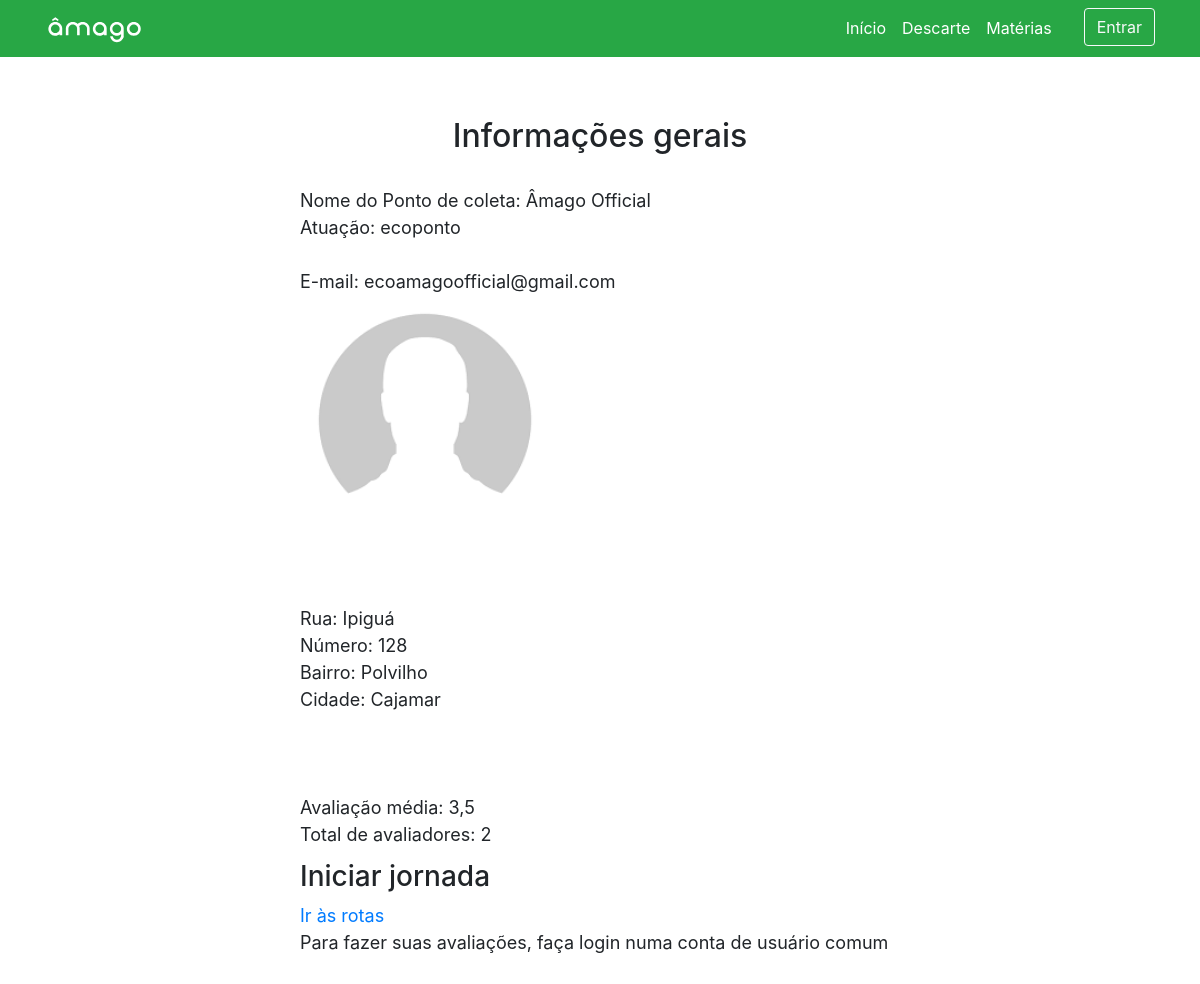
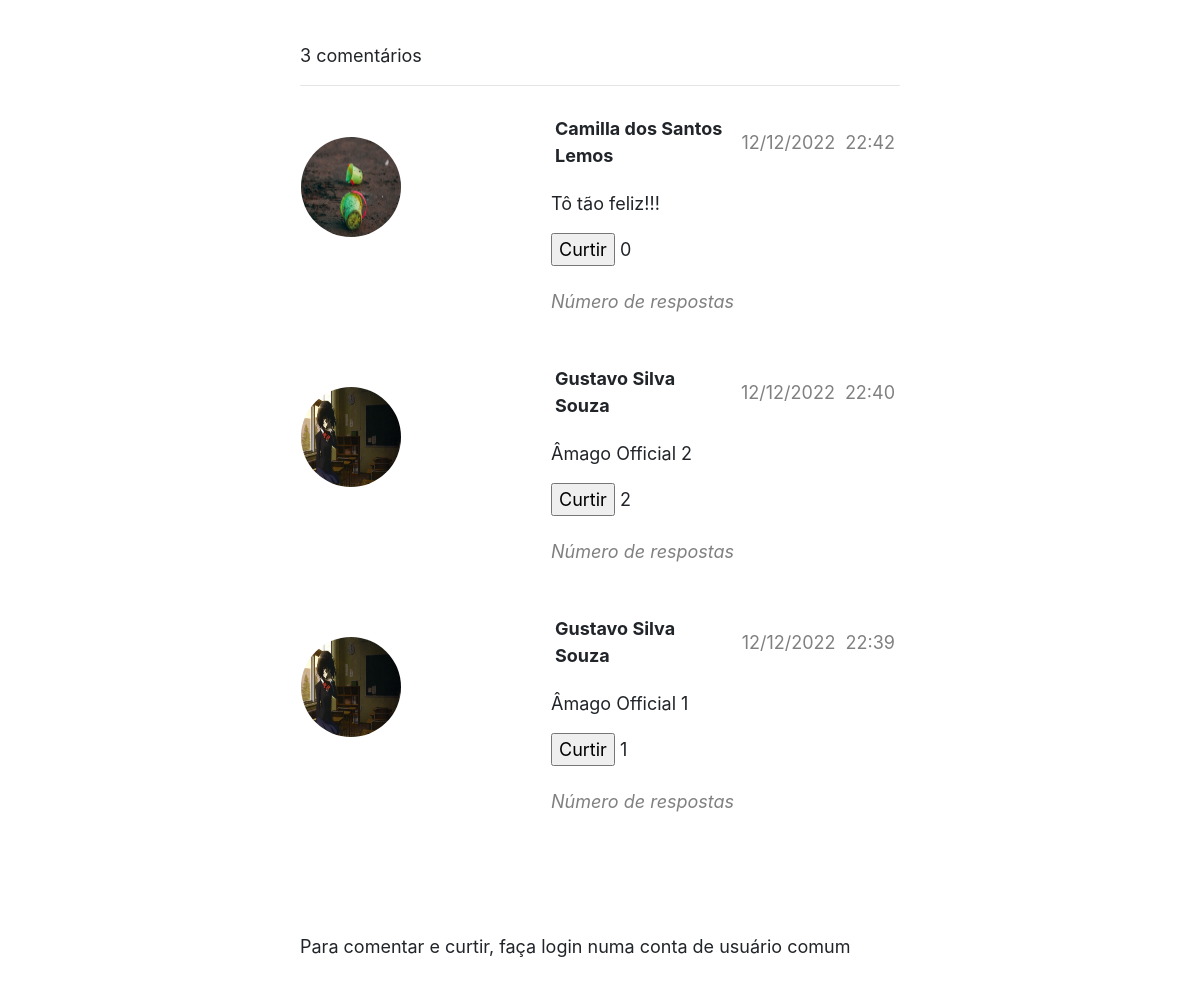
The page /apresentacaoPc.php?idPc=1 on the database its author committed (2 pictures, top to bottom).
### tables this page shows
CREATE TABLE IF NOT EXISTS `pc` (
  `id` int(11) NOT NULL AUTO_INCREMENT,
  `nome` varchar(60) NOT NULL,
  `email` varchar(50) NOT NULL,
  `senha` varchar(20) NOT NULL,
  `foto` varchar(50) DEFAULT NULL,
  `tipoLixo` varchar(9) NOT NULL,
  `atuacao` varchar(35) NOT NULL,
  `cidade` varchar(40) NOT NULL,
  `bairro` varchar(50) NOT NULL,
  `rua` varchar(50) NOT NULL,
  `numero` int(4) NOT NULL,
  `latitude` decimal(15,12) DEFAULT NULL,
  `longitude` decimal(15,12) DEFAULT NULL,
  `quantidadeAvaliacoes` int(11) NOT NULL DEFAULT '0',
  `id_perfil` int(11) NOT NULL DEFAULT '2',
  PRIMARY KEY (`id`),
  UNIQUE KEY `email` (`email`),
  KEY `fk_perfil_pc` (`id_perfil`)
);

CREATE TABLE IF NOT EXISTS `comentariospc` (
  `id` int(11) NOT NULL AUTO_INCREMENT,
  `comentario` text NOT NULL,
  `curtidas` int(11) NOT NULL DEFAULT '0',
  `data` varchar(10) NOT NULL,
  `hora` varchar(5) NOT NULL,
  `id_usuario` int(11) NOT NULL,
  `id_pc` int(11) NOT NULL,
  PRIMARY KEY (`id`),
  KEY `fk_usuario_comentariosPc` (`id_usuario`),
  KEY `fk_pc_comentariosPc` (`id_pc`)
);

CREATE TABLE IF NOT EXISTS `usuario` (
  `id` int(11) NOT NULL AUTO_INCREMENT,
  `nome` varchar(60) NOT NULL,
  `email` varchar(50) NOT NULL,
  `senha` varchar(20) NOT NULL,
  `foto` varchar(50) DEFAULT NULL,
  `id_perfil` int(11) NOT NULL DEFAULT '1',
  PRIMARY KEY (`id`),
  UNIQUE KEY `email` (`email`),
  KEY `fk_perfil` (`id_perfil`)
);

### php/saibaMais/exibirComentarios.php (called while the page is built)
<?php
	try{
		$host = "localhost"; $username = "root"; $password = "usbw"; $dbName = "amago";
		$conexao = @mysqli_connect($host, $username, $password, $dbName) or die("O banco morreu");
		$sql = "
			SELECT
				c.id, c.comentario, c.curtidas, c.data, c.hora, c.id_usuario, c.id_pc,
				u.id, u.nome, u.foto
			FROM comentariosPc AS c
			INNER JOIN usuario AS u
			ON c.id_usuario = u.id
			WHERE c.id_pc = '$idPc'
			ORDER BY c.id DESC
		";
		$saida = @mysqli_query($conexao, $sql);
		$comentario = $saida -> fetch_all();
	}
	catch(Exception $e){
		echo "Um erro foi encontrado. Por favor, tente novamente.\n\nErro: " . $e->getMessage();
	}
?>

### html/apresentacaoPc.php (the view, shortened to what this page needs)
<?php
	$idPc = $_GET["idPc"];
	$latitudeUsuario = $_GET["latitudeUsuario"];
	$longitudeUsuario = $_GET["longitudeUsuario"];
	$longitudePc = $_GET["longitudePc"];
	$latitudePc = $_GET["latitudePc"];
?>
<!DOCTYPE html>
<html>
	<head>
    <link rel="stylesheet" href="https://stackpath.bootstrapcdn.com/bootstrap/4.1.3/css/bootstrap.min.css">
    <link rel="stylesheet" href="https://use.fontawesome.com/releases/v5.3.1/css/all.css">
    <link rel="stylesheet" type="text/css" href="../css/estilo.css">
	</head>
	<header>
      <nav class="navbar navbar-expand-sm navbar-light bg-success">
        <div class="container">
          <a href="index.php" class="navbar-brand">
            <img id="logo" src="../img/logo/SVG/1logotipo/logotipoBranco-svg.svg" width="100px">
          </a>
          <div class="collapse navbar-collapse" id="nav-principal">
            <ul class="navbar-nav ml-auto">
              <li class="nav-item">
                <a href="index.php" id="inicio" class="nav-link">Início</a>
              </li>
              <li class="nav-item">
                <a href="descarte.php" id="descarte" class="nav-link">Descarte</a>
              </li>
              <li class="nav-item">
                <a href="blog.php" id="blog" class="nav-link">Matérias</a>
              </li>
              <li class="nav-item">
                <?php
                  if(isset($_SESSION["usuario"])){
                    if($_SESSION["usuario"]["id_perfil"] == "1"){
                ?>
                      <a href="perfilUsuario.php" class="btn btn-outline-light ml-4"><?php echo ($_SESSION["usuario"]["foto"] == NULL ? "<img class=foto3 src=../img/perfilSemFoto.png>" : "<img class=foto3 src=../php-img/fotoPerfilUsuario/" . $_SESSION["usuario"]["foto"] . ">");  ?></a>
                <?php
                    }
                    else{
                      if($_SESSION["usuario"]["id_perfil"] == "2"){
                ?>
                      <a href="perfilPc.php" class="btn btn-outline-light ml-4"><?php echo ($_SESSION["usuario"]["foto"] == NULL ? "<img class=foto3 src=../img/perfilSemFoto.png>" : "<img class=foto3 src=../php-img/fotoPerfilPc/" . $_SESSION["usuario"]["foto"] . ">");  ?></a>
                <?php
                      }
                    }
                  }
                  else{
                ?>
                  <a href="login.php" class="btn btn-outline-light ml-4">Entrar</a>
                <?php
                  }
                ?>
              </li>
            </ul>
          </div>
        </div>
      </nav>
    </header>
<div id=tudo>
	<h2 class="titulo">Informações gerais</h2>
	<div id="quadrado">
	<?php
		include_once("../sql/conexao.inc");
		include_once("../php/saibaMais/obterDadosAvaliacoes.php");
	?>
	<body onload="semClicar(<?php echo $notaEstrelas; ?>)">
	<div class=infos>
		<?php
			echo "Nome do Ponto de coleta: " . $pontoDeColeta["nome"] . "<br>";
			echo "Atuação: " . $pontoDeColeta["atuacao"] . "<br><br>";
			echo "E-mail: " . $pontoDeColeta["email"] . "<br>";
			echo "" . ($pontoDeColeta["foto"] == NULL ? "<img class=foto src=../img/perfilSemFoto.png>" : "<img class=foto src=../php-img/fotoPerfilUsuario/" . $pontoDeColeta["foto"] . ">");
			echo "<br><br><br>";
			echo "Rua: " . $pontoDeColeta["rua"] . "<br>";
			echo "Número: " . $pontoDeColeta["numero"] . "<br>";
			echo "Bairro: " . $pontoDeColeta["bairro"] . "<br>";
			echo "Cidade: " . $pontoDeColeta["cidade"] . "<br>";
			echo "<br><br><br>";
			echo "Avaliação média: " . $mediaAvaliacao . "<br>";
			echo "Total de avaliadores: " . $quantidadeAvaliacoes . "<br>";
		?>
		<h3 class="iniciar">Iniciar jornada</h3>
		<?php echo "<a href=https://www.google.com/maps/dir/?api=1&origin=" . $latitudeUsuario . "," . $longitudeUsuario . "&destination=" . $latitudePc . "," . $longitudePc . " target=_blank>Ir às rotas</a>"; ?>
		<?php
			if(isset($_SESSION["usuario"]) AND $_SESSION["usuario"]["id_perfil"] == 1){
		?>
		</div>
			</div>
				<form action="../php/saibaMais/avaliacoes.php" method="POST">
					<img class="estrela" src="../z-anexos/psd-img/estrelaNaoPintada.svg" id="img1" onclick="contarEstrelas(1)">
					<img class="estrela" src="../z-anexos/psd-img/estrelaNaoPintada.svg" id="img2" onclick="contarEstrelas(2)">
					<img class="estrela" src="../z-anexos/psd-img/estrelaNaoPintada.svg" id="img3" onclick="contarEstrelas(3)">
					<img class="estrela" src="../z-anexos/psd-img/estrelaNaoPintada.svg" id="img4" onclick="contarEstrelas(4)">
					<img class="estrela" src="../z-anexos/psd-img/estrelaNaoPintada.svg" id="img5" onclick="contarEstrelas(5)">
					<input type="hidden" name="avaliacao" id="avaliacao" value="">
					<input type="hidden" name="idPc"             value="<?php echo $idPc ?>">
					<input type="hidden" name="latitudeUsuario"  value="<?php echo $latitudeUsuario ?>">
					<input type="hidden" name="longitudeUsuario" value="<?php echo $longitudeUsuario ?>">
					<input type="hidden" name="longitudePc"      value="<?php echo $longitudePc ?>">
					<input type="hidden" name="latitudePc"       value="<?php echo $latitudePc ?>">
					<input class=botoes type="submit" name="submit" value="Enviar avaliação">
				</form>
		<?php
			}
			else{
				if(isset($_SESSION["usuario"]) AND $_SESSION["usuario"]["id_perfil"] == 2){
		?>
				<p>Contas de pontos de coleta não podem fazer avaliações</p>
		<?php
				}
				else{
					echo "<p>Para fazer suas avaliações, faça login numa conta de usuário comum</p>";
				}
			}
		?>
		<div>
			<div>
				<?php
					include_once("../php/saibaMais/exibirComentarios.php");
					echo "<br><br>";
					echo count($comentario) . " comentários <hr>";
					for($row = 0; $row < count($comentario); $row++){
						echo "
							<table>
								<tr>
									<td class=foto rowspan=5>";
									if(isset($comentario[$row][9]) != null){
										echo "<img class=foto2 src=../php-img/fotoPerfilUsuario/" . $comentario[$row][9] . ">";
									}
									else{
										echo "<img class=foto2 src=../img/perfilSemFoto.png>";
									}
						echo "
									</td>
									<td class=nome>
										" . $comentario[$row][8] . "
									</td>
									<td class=data_hora>
										" . $comentario[$row][3] . "
									</td>
									<td class=data_hora>
										" . $comentario[$row][4] . "
									</td>
								</tr>
								<tr>
									<td colspan=3>
										" . $comentario[$row][1] . "
									</td>
								</tr>
								<tr>
									<td colspan=3>
										<form class=form action=../php/saibaMais/gerenciarCurtidas.php method=POST>
											<input type=hidden name=idPc             value=" . $idPc             . ">
											<input type=hidden name=latitudeUsuario  value=" . $latitudeUsuario  . ">
											<input type=hidden name=longitudeUsuario value=" . $longitudeUsuario . ">
											<input type=hidden name=longitudePc      value=" . $longitudePc      . ">
											<input type=hidden name=latitudePc       value=" . $latitudePc       . ">
											<input type=submit name=curtir value=Curtir> " . $comentario[$row][2] . "
											<input type=hidden name=idComentario value=" . $comentario[$row][0] . ">
										</form>
									</td>
								<tr>
								<tr>
									<td class=resp colspan=3>
										Número de respostas
									</td>
								<tr>
							</table>
						";
					}
				?>
			</div>
			<br><br><br>
			<?php
				if(isset($_SESSION["usuario"]) AND $_SESSION["usuario"]["id_perfil"] == 1){
			?>
					<div>
					<form action="../php/saibaMais/enviarComentarios.php" method="POST">
						<input type="hidden" name="data" id="data" value="">
						<input type="hidden" name="hora" id="hora" value="">
						<input type="hidden" name="idPc"             value="<?php echo $idPc ?>">
						<input type="hidden" name="latitudeUsuario"  value="<?php echo $latitudeUsuario ?>">
						<input type="hidden" name="longitudeUsuario" value="<?php echo $longitudeUsuario ?>">
						<input type="hidden" name="longitudePc"      value="<?php echo $longitudePc ?>">
						<input type="hidden" name="latitudePc"       value="<?php echo $latitudePc ?>">
						<input type="text" name="inputComentario" placeholder="Digite algum comentário">
						<input class=botoes type="submit" name="submitComentario" value="Enviar comentário">
					</form>
				</div>
			<?php
				}
				else{
					if(isset($_SESSION["usuario"]) AND $_SESSION["usuario"]["id_perfil"] == 2){
			?>
					<p>Contas de pontos de coleta não podem comentar e nem curtir</p>
			<?php
					}
					else{
			?>
				<div>
					<p>Para comentar e curtir, faça login numa conta de usuário comum</p>
				</div>
			<?php
					}
				}
			?>
		</div>
	</div>
  </body>

### php/saibaMais/obterDadosAvaliacoes.php (shortened to what this page needs)
<?php
	try{
		$sql = "SELECT AVG(nota) AS nota FROM avaliacoes WHERE id_pc = '$idPc'";
		$saida = @mysqli_query($conexao, $sql);
		$mediaAvaliacao = $saida -> fetch_assoc();
		$mediaAvaliacao = number_format($mediaAvaliacao["nota"], 1, ',','');
		$sql = "SELECT quantidadeAvaliacoes FROM pc WHERE id = '$idPc'";
		$saida = @mysqli_query($conexao, $sql);
		$quantidadeAvaliacoes = $saida -> fetch_assoc();
		$quantidadeAvaliacoes = $quantidadeAvaliacoes["quantidadeAvaliacoes"];
		$sql = "SELECT nome, email, foto, tipoLixo, atuacao, cidade, bairro, rua, numero FROM pc WHERE id = '$idPc'";
		$saida = @mysqli_query($conexao, $sql);
		$pontoDeColeta = $saida -> fetch_assoc();
		echo "<br>";
	}
	catch(Exception $e){
		echo "Ocorreu um erro durante o processamento da exibição das avaliações: " . $e->getMessage();
	}
?>

### css/estilo.css (style rules this page uses)
.nav-item { color: white; }
#inicio { color: #ffffff; }
#descarte { color: #ffffff; }
#blog { color: #ffffff; }
img { transition: 0.5s; }

### html/apresentacaoPc.php (style rules this page uses)
#tudo { margin-left: 20%; margin-right: 20%; padding: 5%; }
.foto { width: 250px; height: 250px; margin-bottom: 1%; }
.foto2 { border-radius: 100%; width: 100px; height: 100px; margin-bottom: 80px; }
.data_hora { padding-left:5px; padding-right:5px; color: grey; }
.nome { font-weight: bold; padding-left:5px; padding-right:5px; }
.resp { color: grey; font-style: italic; padding-bottom:25px; }
.infos { font-size: 18px; }
.iniciar { margin-top:2%; }
.titulo { text-align:center; }

### rows shown on the page
pc: nome "Âmago Official", atuacao "ecoponto", email "ecoamagoofficial@gmail.com", rua "Ipiguá", numero "128", bairro "Polvilho", cidade "Cajamar", quantidadeAvaliacoes "2"
comentariospc: id_usuario.foto (picture), id_usuario.nome "Camilla dos Santos Lemos", data "12/12/2022", hora "22:42", comentario "Tô tão feliz!!!", curtidas "0"
comentariospc: id_usuario.foto (picture), id_usuario.nome "Gustavo Silva Souza", data "12/12/2022", hora "22:40", comentario "Âmago Official 2", curtidas "2"
comentariospc: id_usuario.foto (picture), id_usuario.nome "Gustavo Silva Souza", data "12/12/2022", hora "22:39", comentario "Âmago Official 1", curtidas "1"

### other values the page prints
$mediaAvaliacao "3,5"
count($comentario) "3"
